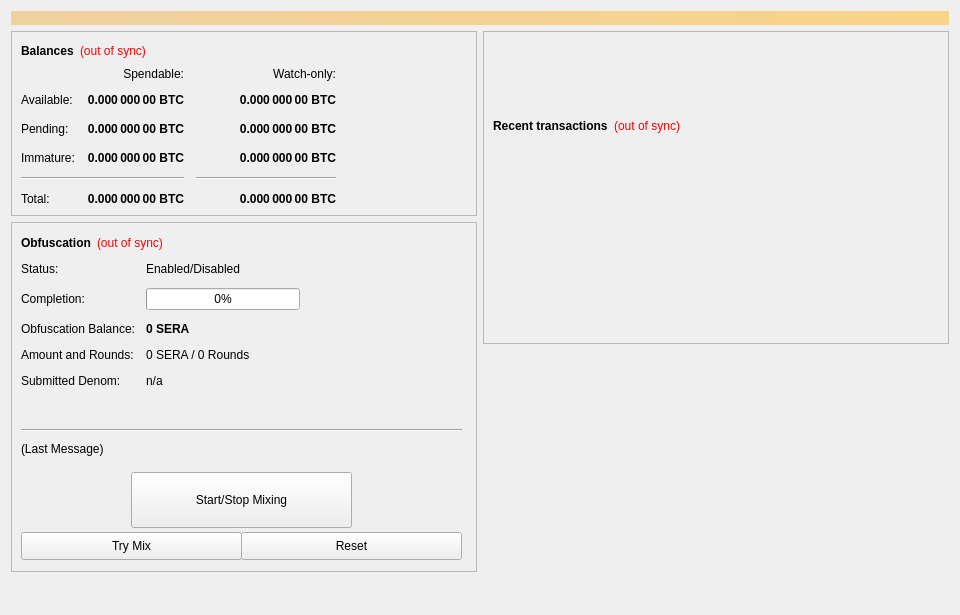
<?xml version="1.0" encoding="UTF-8"?>
<ui version="4.0">
 <class>OverviewPage</class>
 <widget class="QWidget" name="OverviewPage">
  <property name="geometry">
   <rect>
    <x>0</x>
    <y>0</y>
    <width>960</width>
    <height>615</height>
   </rect>
  </property>
  <property name="minimumSize">
   <size>
    <width>960</width>
    <height>0</height>
   </size>
  </property>
  <property name="windowTitle">
   <string>Form</string>
  </property>
  <layout class="QVBoxLayout" name="topLayout">
   <item>
    <widget class="QLabel" name="labelAlerts">
     <property name="visible">
      <bool>false</bool>
     </property>
     <property name="styleSheet">
      <string notr="true">background-color: qlineargradient(x1: 0, y1: 0, x2: 1, y2: 0, stop:0 #F0D0A0, stop:1 #F8D488); color:#000000;</string>
     </property>
     <property name="wordWrap">
      <bool>true</bool>
     </property>
     <property name="margin">
      <number>3</number>
     </property>
    </widget>
   </item>
   <item>
    <layout class="QHBoxLayout" name="horizontalLayout" stretch="1,1">
     <item>
      <layout class="QVBoxLayout" name="verticalLayout_2">
       <item>
        <widget class="QFrame" name="frame">
         <property name="frameShape">
          <enum>QFrame::StyledPanel</enum>
         </property>
         <property name="frameShadow">
          <enum>QFrame::Raised</enum>
         </property>
         <layout class="QVBoxLayout" name="verticalLayout_4">
          <item>
           <layout class="QHBoxLayout" name="horizontalLayout_4">
            <item>
             <widget class="QLabel" name="label_5">
              <property name="font">
               <font>
                <weight>75</weight>
                <bold>true</bold>
               </font>
              </property>
              <property name="text">
               <string>Balances</string>
              </property>
             </widget>
            </item>
            <item>
             <widget class="QLabel" name="labelWalletStatus">
              <property name="cursor">
               <cursorShape>WhatsThisCursor</cursorShape>
              </property>
              <property name="toolTip">
               <string>The displayed information may be out of date. Your wallet automatically synchronizes with the Seraph network after a connection is established, but this process has not completed yet.</string>
              </property>
              <property name="styleSheet">
               <string notr="true">QLabel { color: red; }</string>
              </property>
              <property name="text">
               <string notr="true">(out of sync)</string>
              </property>
              <property name="alignment">
               <set>Qt::AlignLeading|Qt::AlignLeft|Qt::AlignVCenter</set>
              </property>
             </widget>
            </item>
            <item>
             <spacer name="horizontalSpacer_3">
              <property name="orientation">
               <enum>Qt::Horizontal</enum>
              </property>
              <property name="sizeHint" stdset="0">
               <size>
                <width>40</width>
                <height>20</height>
               </size>
              </property>
             </spacer>
            </item>
           </layout>
          </item>
          <item>
           <layout class="QGridLayout" name="gridLayout">
            <property name="spacing">
             <number>12</number>
            </property>
            <item row="2" column="2">
             <widget class="QLabel" name="labelWatchPending">
              <property name="font">
               <font>
                <weight>75</weight>
                <bold>true</bold>
               </font>
              </property>
              <property name="cursor">
               <cursorShape>IBeamCursor</cursorShape>
              </property>
              <property name="toolTip">
               <string>Unconfirmed transactions to watch-only addresses</string>
              </property>
              <property name="text">
               <string notr="true">0.000 000 00 BTC</string>
              </property>
              <property name="alignment">
               <set>Qt::AlignRight|Qt::AlignTrailing|Qt::AlignVCenter</set>
              </property>
              <property name="textInteractionFlags">
               <set>Qt::LinksAccessibleByMouse|Qt::TextSelectableByKeyboard|Qt::TextSelectableByMouse</set>
              </property>
             </widget>
            </item>
            <item row="2" column="1">
             <widget class="QLabel" name="labelUnconfirmed">
              <property name="font">
               <font>
                <weight>75</weight>
                <bold>true</bold>
               </font>
              </property>
              <property name="cursor">
               <cursorShape>IBeamCursor</cursorShape>
              </property>
              <property name="toolTip">
               <string>Total of transactions that have yet to be confirmed, and do not yet count toward the spendable balance</string>
              </property>
              <property name="text">
               <string notr="true">0.000 000 00 BTC</string>
              </property>
              <property name="alignment">
               <set>Qt::AlignRight|Qt::AlignTrailing|Qt::AlignVCenter</set>
              </property>
              <property name="textInteractionFlags">
               <set>Qt::LinksAccessibleByMouse|Qt::TextSelectableByKeyboard|Qt::TextSelectableByMouse</set>
              </property>
             </widget>
            </item>
            <item row="3" column="2">
             <widget class="QLabel" name="labelWatchImmature">
              <property name="font">
               <font>
                <weight>75</weight>
                <bold>true</bold>
               </font>
              </property>
              <property name="cursor">
               <cursorShape>IBeamCursor</cursorShape>
              </property>
              <property name="toolTip">
               <string>Staked or masternode rewards in watch-only addresses that has not yet matured</string>
              </property>
              <property name="text">
               <string notr="true">0.000 000 00 BTC</string>
              </property>
              <property name="alignment">
               <set>Qt::AlignRight|Qt::AlignTrailing|Qt::AlignVCenter</set>
              </property>
              <property name="textInteractionFlags">
               <set>Qt::LinksAccessibleByMouse|Qt::TextSelectableByKeyboard|Qt::TextSelectableByMouse</set>
              </property>
             </widget>
            </item>
            <item row="4" column="0" colspan="2">
             <widget class="Line" name="lineSpendableBalance">
              <property name="orientation">
               <enum>Qt::Horizontal</enum>
              </property>
             </widget>
            </item>
            <item row="4" column="2">
             <widget class="Line" name="lineWatchBalance">
              <property name="sizePolicy">
               <sizepolicy hsizetype="Preferred" vsizetype="Fixed">
                <horstretch>0</horstretch>
                <verstretch>0</verstretch>
               </sizepolicy>
              </property>
              <property name="minimumSize">
               <size>
                <width>140</width>
                <height>0</height>
               </size>
              </property>
              <property name="orientation">
               <enum>Qt::Horizontal</enum>
              </property>
             </widget>
            </item>
            <item row="5" column="0">
             <widget class="QLabel" name="labelTotalText">
              <property name="text">
               <string>Total:</string>
              </property>
             </widget>
            </item>
            <item row="3" column="1">
             <widget class="QLabel" name="labelImmature">
              <property name="font">
               <font>
                <weight>75</weight>
                <bold>true</bold>
               </font>
              </property>
              <property name="cursor">
               <cursorShape>IBeamCursor</cursorShape>
              </property>
              <property name="toolTip">
               <string>Staked or masternode rewards that has not yet matured</string>
              </property>
              <property name="text">
               <string notr="true">0.000 000 00 BTC</string>
              </property>
              <property name="alignment">
               <set>Qt::AlignRight|Qt::AlignTrailing|Qt::AlignVCenter</set>
              </property>
              <property name="textInteractionFlags">
               <set>Qt::LinksAccessibleByMouse|Qt::TextSelectableByKeyboard|Qt::TextSelectableByMouse</set>
              </property>
             </widget>
            </item>
            <item row="2" column="3">
             <spacer name="horizontalSpacer_2">
              <property name="orientation">
               <enum>Qt::Horizontal</enum>
              </property>
              <property name="sizeHint" stdset="0">
               <size>
                <width>40</width>
                <height>20</height>
               </size>
              </property>
             </spacer>
            </item>
            <item row="3" column="0">
             <widget class="QLabel" name="labelImmatureText">
              <property name="text">
               <string>Immature:</string>
              </property>
             </widget>
            </item>
            <item row="5" column="1">
             <widget class="QLabel" name="labelTotal">
              <property name="font">
               <font>
                <weight>75</weight>
                <bold>true</bold>
               </font>
              </property>
              <property name="cursor">
               <cursorShape>IBeamCursor</cursorShape>
              </property>
              <property name="toolTip">
               <string>Your current total balance</string>
              </property>
              <property name="text">
               <string notr="true">0.000 000 00 BTC</string>
              </property>
              <property name="alignment">
               <set>Qt::AlignRight|Qt::AlignTrailing|Qt::AlignVCenter</set>
              </property>
              <property name="textInteractionFlags">
               <set>Qt::LinksAccessibleByMouse|Qt::TextSelectableByKeyboard|Qt::TextSelectableByMouse</set>
              </property>
             </widget>
            </item>
            <item row="5" column="2">
             <widget class="QLabel" name="labelWatchTotal">
              <property name="font">
               <font>
                <weight>75</weight>
                <bold>true</bold>
               </font>
              </property>
              <property name="cursor">
               <cursorShape>IBeamCursor</cursorShape>
              </property>
              <property name="toolTip">
               <string>Current total balance in watch-only addresses</string>
              </property>
              <property name="text">
               <string notr="true">0.000 000 00 BTC</string>
              </property>
              <property name="alignment">
               <set>Qt::AlignRight|Qt::AlignTrailing|Qt::AlignVCenter</set>
              </property>
              <property name="textInteractionFlags">
               <set>Qt::LinksAccessibleByMouse|Qt::TextSelectableByKeyboard|Qt::TextSelectableByMouse</set>
              </property>
             </widget>
            </item>
            <item row="0" column="2">
             <widget class="QLabel" name="labelWatchonly">
              <property name="text">
               <string>Watch-only:</string>
              </property>
              <property name="alignment">
               <set>Qt::AlignRight|Qt::AlignTrailing|Qt::AlignVCenter</set>
              </property>
             </widget>
            </item>
            <item row="1" column="0">
             <widget class="QLabel" name="labelBalanceText">
              <property name="text">
               <string>Available:</string>
              </property>
             </widget>
            </item>
            <item row="1" column="1">
             <widget class="QLabel" name="labelBalance">
              <property name="font">
               <font>
                <weight>75</weight>
                <bold>true</bold>
               </font>
              </property>
              <property name="cursor">
               <cursorShape>IBeamCursor</cursorShape>
              </property>
              <property name="toolTip">
               <string>Your current spendable balance</string>
              </property>
              <property name="text">
               <string notr="true">0.000 000 00 BTC</string>
              </property>
              <property name="alignment">
               <set>Qt::AlignRight|Qt::AlignTrailing|Qt::AlignVCenter</set>
              </property>
              <property name="textInteractionFlags">
               <set>Qt::LinksAccessibleByMouse|Qt::TextSelectableByKeyboard|Qt::TextSelectableByMouse</set>
              </property>
             </widget>
            </item>
            <item row="1" column="2">
             <widget class="QLabel" name="labelWatchAvailable">
              <property name="font">
               <font>
                <weight>75</weight>
                <bold>true</bold>
               </font>
              </property>
              <property name="cursor">
               <cursorShape>IBeamCursor</cursorShape>
              </property>
              <property name="toolTip">
               <string>Your current balance in watch-only addresses</string>
              </property>
              <property name="text">
               <string notr="true">0.000 000 00 BTC</string>
              </property>
              <property name="alignment">
               <set>Qt::AlignRight|Qt::AlignTrailing|Qt::AlignVCenter</set>
              </property>
              <property name="textInteractionFlags">
               <set>Qt::LinksAccessibleByMouse|Qt::TextSelectableByKeyboard|Qt::TextSelectableByMouse</set>
              </property>
             </widget>
            </item>
            <item row="2" column="0">
             <widget class="QLabel" name="labelPendingText">
              <property name="text">
               <string>Pending:</string>
              </property>
             </widget>
            </item>
            <item row="0" column="1">
             <widget class="QLabel" name="labelSpendable">
              <property name="text">
               <string>Spendable:</string>
              </property>
              <property name="alignment">
               <set>Qt::AlignRight|Qt::AlignTrailing|Qt::AlignVCenter</set>
              </property>
             </widget>
            </item>
           </layout>
          </item>
         </layout>
        </widget>
       </item>
       <item>
        <widget class="QFrame" name="frameObfuscation">
         <property name="minimumSize">
          <size>
           <width>0</width>
           <height>350</height>
          </size>
         </property>
         <property name="layoutDirection">
          <enum>Qt::LeftToRight</enum>
         </property>
         <property name="frameShape">
          <enum>QFrame::StyledPanel</enum>
         </property>
         <property name="frameShadow">
          <enum>QFrame::Raised</enum>
         </property>
         <widget class="QWidget" name="formLayoutWidget">
          <property name="geometry">
           <rect>
            <x>10</x>
            <y>40</y>
            <width>451</width>
            <height>161</height>
           </rect>
          </property>
          <layout class="QFormLayout" name="formLayout">
           <property name="fieldGrowthPolicy">
            <enum>QFormLayout::AllNonFixedFieldsGrow</enum>
           </property>
           <property name="horizontalSpacing">
            <number>11</number>
           </property>
           <property name="verticalSpacing">
            <number>12</number>
           </property>
           <item row="0" column="0">
            <widget class="QLabel" name="label_6">
             <property name="text">
              <string>Status:</string>
             </property>
            </widget>
           </item>
           <item row="1" column="0">
            <widget class="QLabel" name="label_7">
             <property name="text">
              <string>Completion:</string>
             </property>
            </widget>
           </item>
           <item row="1" column="1">
            <widget class="QProgressBar" name="obfuscationProgress">
             <property name="maximumSize">
              <size>
               <width>154</width>
               <height>16777215</height>
              </size>
             </property>
             <property name="value">
              <number>0</number>
             </property>
            </widget>
           </item>
           <item row="2" column="0">
            <widget class="QLabel" name="labelAnonymizedText">
             <property name="text">
              <string>Obfuscation Balance:</string>
             </property>
            </widget>
           </item>
           <item row="2" column="1">
            <widget class="QLabel" name="labelAnonymized">
             <property name="font">
              <font>
               <weight>75</weight>
               <bold>true</bold>
              </font>
             </property>
             <property name="text">
              <string notr="true">0 SERA</string>
             </property>
            </widget>
           </item>
           <item row="3" column="0">
            <widget class="QLabel" name="label_8">
             <property name="text">
              <string>Amount and Rounds:</string>
             </property>
            </widget>
           </item>
           <item row="3" column="1">
            <widget class="QLabel" name="labelAmountRounds">
             <property name="text">
              <string>0 SERA / 0 Rounds</string>
             </property>
            </widget>
           </item>
           <item row="4" column="0">
            <widget class="QLabel" name="label_9">
             <property name="text">
              <string>Submitted Denom:</string>
             </property>
            </widget>
           </item>
           <item row="4" column="1">
            <widget class="QLabel" name="labelSubmittedDenom">
             <property name="toolTip">
              <string>The denominations you submitted to the Masternode.&lt;br&gt;To mix, other users must submit the exact same denominations.</string>
             </property>
             <property name="text">
              <string>n/a</string>
             </property>
            </widget>
           </item>
           <item row="0" column="1">
            <widget class="QLabel" name="obfuscationEnabled">
             <property name="text">
              <string>Enabled/Disabled</string>
             </property>
            </widget>
           </item>
          </layout>
         </widget>
         <widget class="QPushButton" name="runAutoDenom">
          <property name="geometry">
           <rect>
            <x>251</x>
            <y>17</y>
            <width>1</width>
            <height>1</height>
           </rect>
          </property>
          <property name="palette">
           <palette>
            <active>
             <colorrole role="WindowText">
              <brush brushstyle="SolidPattern">
               <color alpha="255">
                <red>0</red>
                <green>0</green>
                <blue>0</blue>
               </color>
              </brush>
             </colorrole>
             <colorrole role="Button">
              <brush brushstyle="SolidPattern">
               <color alpha="255">
                <red>239</red>
                <green>238</green>
                <blue>238</blue>
               </color>
              </brush>
             </colorrole>
             <colorrole role="Light">
              <brush brushstyle="SolidPattern">
               <color alpha="255">
                <red>255</red>
                <green>255</green>
                <blue>255</blue>
               </color>
              </brush>
             </colorrole>
             <colorrole role="Midlight">
              <brush brushstyle="SolidPattern">
               <color alpha="255">
                <red>247</red>
                <green>246</green>
                <blue>246</blue>
               </color>
              </brush>
             </colorrole>
             <colorrole role="Dark">
              <brush brushstyle="SolidPattern">
               <color alpha="255">
                <red>119</red>
                <green>119</green>
                <blue>119</blue>
               </color>
              </brush>
             </colorrole>
             <colorrole role="Mid">
              <brush brushstyle="SolidPattern">
               <color alpha="255">
                <red>159</red>
                <green>159</green>
                <blue>159</blue>
               </color>
              </brush>
             </colorrole>
             <colorrole role="Text">
              <brush brushstyle="SolidPattern">
               <color alpha="255">
                <red>0</red>
                <green>0</green>
                <blue>0</blue>
               </color>
              </brush>
             </colorrole>
             <colorrole role="BrightText">
              <brush brushstyle="SolidPattern">
               <color alpha="255">
                <red>255</red>
                <green>255</green>
                <blue>255</blue>
               </color>
              </brush>
             </colorrole>
             <colorrole role="ButtonText">
              <brush brushstyle="SolidPattern">
               <color alpha="255">
                <red>0</red>
                <green>0</green>
                <blue>0</blue>
               </color>
              </brush>
             </colorrole>
             <colorrole role="Base">
              <brush brushstyle="SolidPattern">
               <color alpha="255">
                <red>255</red>
                <green>255</green>
                <blue>255</blue>
               </color>
              </brush>
             </colorrole>
             <colorrole role="Window">
              <brush brushstyle="SolidPattern">
               <color alpha="255">
                <red>239</red>
                <green>238</green>
                <blue>238</blue>
               </color>
              </brush>
             </colorrole>
             <colorrole role="Shadow">
              <brush brushstyle="SolidPattern">
               <color alpha="255">
                <red>0</red>
                <green>0</green>
                <blue>0</blue>
               </color>
              </brush>
             </colorrole>
             <colorrole role="AlternateBase">
              <brush brushstyle="SolidPattern">
               <color alpha="255">
                <red>247</red>
                <green>246</green>
                <blue>246</blue>
               </color>
              </brush>
             </colorrole>
             <colorrole role="ToolTipBase">
              <brush brushstyle="SolidPattern">
               <color alpha="255">
                <red>255</red>
                <green>255</green>
                <blue>220</blue>
               </color>
              </brush>
             </colorrole>
             <colorrole role="ToolTipText">
              <brush brushstyle="SolidPattern">
               <color alpha="255">
                <red>0</red>
                <green>0</green>
                <blue>0</blue>
               </color>
              </brush>
             </colorrole>
            </active>
            <inactive>
             <colorrole role="WindowText">
              <brush brushstyle="SolidPattern">
               <color alpha="255">
                <red>0</red>
                <green>0</green>
                <blue>0</blue>
               </color>
              </brush>
             </colorrole>
             <colorrole role="Button">
              <brush brushstyle="SolidPattern">
               <color alpha="255">
                <red>239</red>
                <green>238</green>
                <blue>238</blue>
               </color>
              </brush>
             </colorrole>
             <colorrole role="Light">
              <brush brushstyle="SolidPattern">
               <color alpha="255">
                <red>255</red>
                <green>255</green>
                <blue>255</blue>
               </color>
              </brush>
             </colorrole>
             <colorrole role="Midlight">
              <brush brushstyle="SolidPattern">
               <color alpha="255">
                <red>247</red>
                <green>246</green>
                <blue>246</blue>
               </color>
              </brush>
             </colorrole>
             <colorrole role="Dark">
              <brush brushstyle="SolidPattern">
               <color alpha="255">
                <red>119</red>
                <green>119</green>
                <blue>119</blue>
               </color>
              </brush>
             </colorrole>
             <colorrole role="Mid">
              <brush brushstyle="SolidPattern">
               <color alpha="255">
                <red>159</red>
                <green>159</green>
                <blue>159</blue>
               </color>
              </brush>
             </colorrole>
             <colorrole role="Text">
              <brush brushstyle="SolidPattern">
               <color alpha="255">
                <red>0</red>
                <green>0</green>
                <blue>0</blue>
               </color>
              </brush>
             </colorrole>
             <colorrole role="BrightText">
              <brush brushstyle="SolidPattern">
               <color alpha="255">
                <red>255</red>
                <green>255</green>
                <blue>255</blue>
               </color>
              </brush>
             </colorrole>
             <colorrole role="ButtonText">
              <brush brushstyle="SolidPattern">
               <color alpha="255">
                <red>0</red>
                <green>0</green>
                <blue>0</blue>
               </color>
              </brush>
             </colorrole>
             <colorrole role="Base">
              <brush brushstyle="SolidPattern">
               <color alpha="255">
                <red>255</red>
                <green>255</green>
                <blue>255</blue>
               </color>
              </brush>
             </colorrole>
             <colorrole role="Window">
              <brush brushstyle="SolidPattern">
               <color alpha="255">
                <red>239</red>
                <green>238</green>
                <blue>238</blue>
               </color>
              </brush>
             </colorrole>
             <colorrole role="Shadow">
              <brush brushstyle="SolidPattern">
               <color alpha="255">
                <red>0</red>
                <green>0</green>
                <blue>0</blue>
               </color>
              </brush>
             </colorrole>
             <colorrole role="AlternateBase">
              <brush brushstyle="SolidPattern">
               <color alpha="255">
                <red>247</red>
                <green>246</green>
                <blue>246</blue>
               </color>
              </brush>
             </colorrole>
             <colorrole role="ToolTipBase">
              <brush brushstyle="SolidPattern">
               <color alpha="255">
                <red>255</red>
                <green>255</green>
                <blue>220</blue>
               </color>
              </brush>
             </colorrole>
             <colorrole role="ToolTipText">
              <brush brushstyle="SolidPattern">
               <color alpha="255">
                <red>0</red>
                <green>0</green>
                <blue>0</blue>
               </color>
              </brush>
             </colorrole>
            </inactive>
            <disabled>
             <colorrole role="WindowText">
              <brush brushstyle="SolidPattern">
               <color alpha="255">
                <red>119</red>
                <green>119</green>
                <blue>119</blue>
               </color>
              </brush>
             </colorrole>
             <colorrole role="Button">
              <brush brushstyle="SolidPattern">
               <color alpha="255">
                <red>239</red>
                <green>238</green>
                <blue>238</blue>
               </color>
              </brush>
             </colorrole>
             <colorrole role="Light">
              <brush brushstyle="SolidPattern">
               <color alpha="255">
                <red>255</red>
                <green>255</green>
                <blue>255</blue>
               </color>
              </brush>
             </colorrole>
             <colorrole role="Midlight">
              <brush brushstyle="SolidPattern">
               <color alpha="255">
                <red>247</red>
                <green>246</green>
                <blue>246</blue>
               </color>
              </brush>
             </colorrole>
             <colorrole role="Dark">
              <brush brushstyle="SolidPattern">
               <color alpha="255">
                <red>119</red>
                <green>119</green>
                <blue>119</blue>
               </color>
              </brush>
             </colorrole>
             <colorrole role="Mid">
              <brush brushstyle="SolidPattern">
               <color alpha="255">
                <red>159</red>
                <green>159</green>
                <blue>159</blue>
               </color>
              </brush>
             </colorrole>
             <colorrole role="Text">
              <brush brushstyle="SolidPattern">
               <color alpha="255">
                <red>119</red>
                <green>119</green>
                <blue>119</blue>
               </color>
              </brush>
             </colorrole>
             <colorrole role="BrightText">
              <brush brushstyle="SolidPattern">
               <color alpha="255">
                <red>255</red>
                <green>255</green>
                <blue>255</blue>
               </color>
              </brush>
             </colorrole>
             <colorrole role="ButtonText">
              <brush brushstyle="SolidPattern">
               <color alpha="255">
                <red>119</red>
                <green>119</green>
                <blue>119</blue>
               </color>
              </brush>
             </colorrole>
             <colorrole role="Base">
              <brush brushstyle="SolidPattern">
               <color alpha="255">
                <red>239</red>
                <green>238</green>
                <blue>238</blue>
               </color>
              </brush>
             </colorrole>
             <colorrole role="Window">
              <brush brushstyle="SolidPattern">
               <color alpha="255">
                <red>239</red>
                <green>238</green>
                <blue>238</blue>
               </color>
              </brush>
             </colorrole>
             <colorrole role="Shadow">
              <brush brushstyle="SolidPattern">
               <color alpha="255">
                <red>0</red>
                <green>0</green>
                <blue>0</blue>
               </color>
              </brush>
             </colorrole>
             <colorrole role="AlternateBase">
              <brush brushstyle="SolidPattern">
               <color alpha="255">
                <red>239</red>
                <green>238</green>
                <blue>238</blue>
               </color>
              </brush>
             </colorrole>
             <colorrole role="ToolTipBase">
              <brush brushstyle="SolidPattern">
               <color alpha="255">
                <red>255</red>
                <green>255</green>
                <blue>220</blue>
               </color>
              </brush>
             </colorrole>
             <colorrole role="ToolTipText">
              <brush brushstyle="SolidPattern">
               <color alpha="255">
                <red>0</red>
                <green>0</green>
                <blue>0</blue>
               </color>
              </brush>
             </colorrole>
            </disabled>
           </palette>
          </property>
          <property name="focusPolicy">
           <enum>Qt::NoFocus</enum>
          </property>
          <property name="autoFillBackground">
           <bool>true</bool>
          </property>
          <property name="text">
           <string/>
          </property>
          <property name="flat">
           <bool>true</bool>
          </property>
         </widget>
         <widget class="QPushButton" name="toggleObfuscation">
          <property name="geometry">
           <rect>
            <x>120</x>
            <y>250</y>
            <width>221</width>
            <height>56</height>
           </rect>
          </property>
          <property name="sizePolicy">
           <sizepolicy hsizetype="MinimumExpanding" vsizetype="Fixed">
            <horstretch>0</horstretch>
            <verstretch>0</verstretch>
           </sizepolicy>
          </property>
          <property name="text">
           <string>Start/Stop Mixing</string>
          </property>
          <property name="icon">
           <iconset resource="../seraph.qrc">
            <normaloff>:/icons/obfuscation</normaloff>:/icons/obfuscation</iconset>
          </property>
         </widget>
         <widget class="Line" name="lineLastMessage">
          <property name="geometry">
           <rect>
            <x>10</x>
            <y>200</y>
            <width>441</width>
            <height>16</height>
           </rect>
          </property>
          <property name="orientation">
           <enum>Qt::Horizontal</enum>
          </property>
         </widget>
         <widget class="QLabel" name="obfuscationStatus">
          <property name="geometry">
           <rect>
            <x>10</x>
            <y>220</y>
            <width>451</width>
            <height>61</height>
           </rect>
          </property>
          <property name="minimumSize">
           <size>
            <width>288</width>
            <height>43</height>
           </size>
          </property>
          <property name="text">
           <string>(Last Message)</string>
          </property>
          <property name="alignment">
           <set>Qt::AlignLeading|Qt::AlignLeft|Qt::AlignTop</set>
          </property>
          <property name="wordWrap">
           <bool>true</bool>
          </property>
         </widget>
         <widget class="QPushButton" name="obfuscationAuto">
          <property name="geometry">
           <rect>
            <x>10</x>
            <y>310</y>
            <width>221</width>
            <height>28</height>
           </rect>
          </property>
          <property name="sizePolicy">
           <sizepolicy hsizetype="MinimumExpanding" vsizetype="Fixed">
            <horstretch>0</horstretch>
            <verstretch>0</verstretch>
           </sizepolicy>
          </property>
          <property name="toolTip">
           <string>Try to manually submit a Obfuscation request.</string>
          </property>
          <property name="text">
           <string>Try Mix</string>
          </property>
         </widget>
         <widget class="QPushButton" name="obfuscationReset">
          <property name="geometry">
           <rect>
            <x>230</x>
            <y>310</y>
            <width>221</width>
            <height>28</height>
           </rect>
          </property>
          <property name="sizePolicy">
           <sizepolicy hsizetype="MinimumExpanding" vsizetype="Fixed">
            <horstretch>0</horstretch>
            <verstretch>0</verstretch>
           </sizepolicy>
          </property>
          <property name="toolTip">
           <string>Reset the current status of Obfuscation (can interrupt Obfuscation if it's in the process of Mixing, which can cost you money!)</string>
          </property>
          <property name="autoFillBackground">
           <bool>false</bool>
          </property>
          <property name="text">
           <string>Reset</string>
          </property>
         </widget>
         <widget class="QWidget" name="layoutWidget">
          <property name="geometry">
           <rect>
            <x>10</x>
            <y>10</y>
            <width>431</width>
            <height>22</height>
           </rect>
          </property>
          <layout class="QHBoxLayout" name="horizontalLayout_5">
           <item>
            <widget class="QLabel" name="label_2">
             <property name="font">
              <font>
               <weight>75</weight>
               <bold>true</bold>
              </font>
             </property>
             <property name="text">
              <string>Obfuscation</string>
             </property>
            </widget>
           </item>
           <item>
            <widget class="QLabel" name="labelObfuscationSyncStatus">
             <property name="toolTip">
              <string>The displayed information may be out of date. Your wallet automatically synchronizes with the Seraph network after a connection is established, but this process has not completed yet.</string>
             </property>
             <property name="styleSheet">
              <string notr="true">QLabel { color: red; }</string>
             </property>
             <property name="text">
              <string notr="true">(out of sync)</string>
             </property>
             <property name="alignment">
              <set>Qt::AlignLeading|Qt::AlignLeft|Qt::AlignVCenter</set>
             </property>
            </widget>
           </item>
           <item>
            <spacer name="horizontalSpacer_4">
             <property name="orientation">
              <enum>Qt::Horizontal</enum>
             </property>
             <property name="sizeHint" stdset="0">
              <size>
               <width>40</width>
               <height>20</height>
              </size>
             </property>
            </spacer>
           </item>
          </layout>
         </widget>
        </widget>
       </item>
       <item>
        <spacer name="verticalSpacer">
         <property name="orientation">
          <enum>Qt::Vertical</enum>
         </property>
         <property name="sizeHint" stdset="0">
          <size>
           <width>20</width>
           <height>40</height>
          </size>
         </property>
        </spacer>
       </item>
      </layout>
     </item>
     <item>
      <layout class="QVBoxLayout" name="verticalLayout_3">
       <item>
        <widget class="QFrame" name="frame_2">
         <property name="frameShape">
          <enum>QFrame::StyledPanel</enum>
         </property>
         <property name="frameShadow">
          <enum>QFrame::Raised</enum>
         </property>
         <layout class="QVBoxLayout" name="verticalLayout">
          <item>
           <spacer name="verticalSpacer_3">
            <property name="orientation">
             <enum>Qt::Vertical</enum>
            </property>
            <property name="sizeType">
             <enum>QSizePolicy::Fixed</enum>
            </property>
            <property name="sizeHint" stdset="0">
             <size>
              <width>20</width>
              <height>75</height>
             </size>
            </property>
           </spacer>
          </item>
          <item>
           <layout class="QHBoxLayout" name="horizontalLayout_2">
            <item>
             <widget class="QLabel" name="label_4">
              <property name="font">
               <font>
                <weight>75</weight>
                <bold>true</bold>
               </font>
              </property>
              <property name="text">
               <string>Recent transactions</string>
              </property>
             </widget>
            </item>
            <item>
             <widget class="QLabel" name="labelTransactionsStatus">
              <property name="cursor">
               <cursorShape>WhatsThisCursor</cursorShape>
              </property>
              <property name="toolTip">
               <string>The displayed information may be out of date. Your wallet automatically synchronizes with the Seraph network after a connection is established, but this process has not completed yet.</string>
              </property>
              <property name="styleSheet">
               <string notr="true">QLabel { color: red; }</string>
              </property>
              <property name="text">
               <string notr="true">(out of sync)</string>
              </property>
              <property name="alignment">
               <set>Qt::AlignRight|Qt::AlignTrailing|Qt::AlignVCenter</set>
              </property>
             </widget>
            </item>
            <item>
             <spacer name="horizontalSpacer">
              <property name="orientation">
               <enum>Qt::Horizontal</enum>
              </property>
              <property name="sizeHint" stdset="0">
               <size>
                <width>40</width>
                <height>20</height>
               </size>
              </property>
             </spacer>
            </item>
           </layout>
          </item>
          <item>
           <widget class="QListView" name="listTransactions">
            <property name="styleSheet">
             <string notr="true">QListView { background: transparent; }</string>
            </property>
            <property name="frameShape">
             <enum>QFrame::NoFrame</enum>
            </property>
            <property name="verticalScrollBarPolicy">
             <enum>Qt::ScrollBarAlwaysOff</enum>
            </property>
            <property name="horizontalScrollBarPolicy">
             <enum>Qt::ScrollBarAlwaysOff</enum>
            </property>
            <property name="selectionMode">
             <enum>QAbstractItemView::NoSelection</enum>
            </property>
           </widget>
          </item>
         </layout>
        </widget>
       </item>
       <item>
        <spacer name="verticalSpacer_2">
         <property name="orientation">
          <enum>Qt::Vertical</enum>
         </property>
         <property name="sizeType">
          <enum>QSizePolicy::Expanding</enum>
         </property>
         <property name="sizeHint" stdset="0">
          <size>
           <width>20</width>
           <height>40</height>
          </size>
         </property>
        </spacer>
       </item>
      </layout>
     </item>
    </layout>
   </item>
  </layout>
 </widget>
 <resources/>
 <connections/>
</ui>
